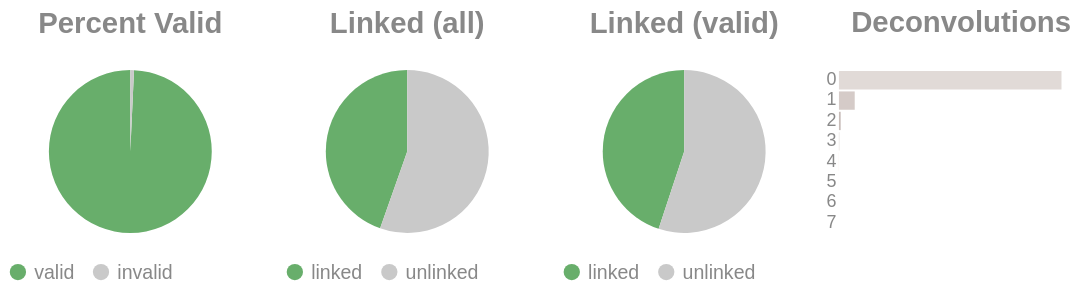

The notebook cell saved with this chart:
### Code cell
if SKIPLR:
    pass
else:
    clash = Counter()
    for i in valids['molecule'].to_list():
        _mol = i.split("-")
        if len(_mol) == 1:
            clash.update('0')
        else:
            clash.update(_mol[-1])

    _d = {"deconvolutions": [], 'count': []}
    for k,v in clash.items():
        _d['deconvolutions'].append(k)
        _d['count'].append(v)

    tot_valid = valids['reads'].sum()
    mask = valids['reads'] >= 2
    n_linked_reads = valids.filter(mask)['reads'].sum()
    if n_linked_reads == 0:
        print_html("No linked molecules (>=2 reads) were detected; skipping linked-only distributions.")
        SKIPLR = True
    else:
        perc_valid = round(tot_valid / n_reads, 4)
        linked_perc_abs = round(n_linked_reads / n_reads, 4)
        linked_perc = round(n_linked_reads / tot_valid, 4)

    _valid = pl.DataFrame({"valids": ['valid', 'invalid'], "count": [tot_valid, n_reads - tot_valid]})
    _linked_abs = pl.DataFrame({"linked (absolute)": ['linked', 'unlinked'], "count": [n_linked_reads, n_reads - n_linked_reads]})
    _linked_rel = pl.DataFrame({"linked (valids)": ['linked', 'unlinked'], "count": [n_linked_reads, tot_valid - n_linked_reads]})

    (
        alt.hconcat(
            piechart(_valid, goodval = 'valid', title = "Percent Valid"),
            piechart(_linked_abs, goodval = "linked", title =  "Linked (all)"),
            piechart(_linked_rel, goodval = "linked", title =  "Linked (valid)"),
            convolutionbar(pl.DataFrame(_d), title = "Deconvolutions"),
            center = True,
            bounds = 'flush'
        )
        .resolve_scale(color='independent')
        .resolve_legend('independent')
        .properties(usermeta={'embedOptions': {"actions": False}})
    ).display()

### Figure 1 — Vega-Lite specification as saved in the notebook (floating-point values rounded to 4 significant figures)
{"width": "container", "height": 400, "config": {"title": {"anchor": "start", "dy": -15, "fontSize": 18, "color": "#888888", "subtitleColor": "#888888", "subtitleFontSize": 14}, "arc": {"fill": "#0072B2"}, "axis": {"domainColor": "#888888", "domainWidth": 0.5, "gridWidth": 0.2, "grid": false, "titleFontWeight": 400, "titleFontSize": 15, "labelFontSize": 11, "labelColor": "#888888", "tickColor": "#888888", "tickWidth": 0.2, "titleColor": "#888888"}, "axisBand": {"grid": false}, "axisX": {"grid": true, "tickSize": 10, "domainCap": "round"}, "axisY": {"domain": false, "grid": true, "tickSize": 0, "domainCap": "round"}, "background": "transparent", "header": {"labelFontSize": 15, "labelColor": "#888888", "titleFontSize": 15, "titleFontWeight": 600, "titleColor": "#888888"}, "legend": {"labelFont": "sans-serif", "labelFontSize": 12, "labelColor": "#888888", "symbolSize": 100, "symbolType": "circle", "titleFontSize": 12, "titlePadding": 10, "titleColor": "#888888", "title": null}, "range": {"category": ["#E69F00", "#56B4E9", "#009E73", "#F0E442", "#0072B2", "#D55E00", "#CC79A7", "#000000"], "diverging": ["#cfe8f3", "#a2d4ec", "#73bfe2", "#46abdb", "#1696d2", "#12719e"]}, "area": {"fill": "#0072B2", "fillOpacity": 0.7, "line": true, "strokeOpacity": 0.7}, "line": {"color": "#0072B2", "stroke": "#0072B2", "strokeWidth": 2}, "trail": {"color": "#0072B2", "stroke": "#0072B2", "strokeWidth": 0, "size": 1}, "point": {"filled": true, "fillOpacity": 1.0, "size": 95}, "text": {"color": "#888888", "fontSize": 11, "align": "right", "fontWeight": 400, "size": 11}, "bar": {"fill": "#0072B2", "stroke": null}, "view": {"stroke": null, "continuousWidth": 660, "continuousHeight": 400}}, "hconcat": [{"data": {"name": "data-e1fb8aec920e12860140e187156fadfb"}, "mark": {"type": "arc"}, "encoding": {"color": {"field": "valids", "legend": {"orient": "bottom", "title": null}, "scale": {"domain": ["valid", "invalid"], "range": ["#68ae6b", "#C9C9C9"]}, "title": "Valids", "type": "nominal"}, "theta": {"field": "count", "type": "quantitative"}, "tooltip": [{"field": "valids", "title": "Valids", "type": "ordinal"}, {"field": "percent", "format": ".2%", "title": "Percent", "type": "quantitative"}, {"field": "count", "title": "Count", "type": "quantitative"}]}, "height": 100, "title": {"text": "Percent Valid", "align": "center", "anchor": "middle"}, "transform": [{"calculate": "datum.count / 11759097", "as": "percent"}], "width": 150}, {"data": {"name": "data-afb63d2ad6b5c276b4aa6c8762b581cd"}, "mark": {"type": "arc"}, "encoding": {"color": {"field": "linked (absolute)", "legend": {"orient": "bottom", "title": null}, "scale": {"domain": ["linked", "unlinked"], "range": ["#68ae6b", "#C9C9C9"]}, "title": "Linked (Absolute)", "type": "nominal"}, "theta": {"field": "count", "type": "quantitative"}, "tooltip": [{"field": "linked (absolute)", "title": "Linked (Absolute)", "type": "ordinal"}, {"field": "percent", "format": ".2%", "title": "Percent", "type": "quantitative"}, {"field": "count", "title": "Count", "type": "quantitative"}]}, "height": 100, "title": {"text": "Linked (all)", "align": "center", "anchor": "middle"}, "transform": [{"calculate": "datum.count / 11759097", "as": "percent"}], "width": 150}, {"data": {"name": "data-d37d3e1f47a8046d2fcb4ff981d84a68"}, "mark": {"type": "arc"}, "encoding": {"color": {"field": "linked (valids)", "legend": {"orient": "bottom", "title": null}, "scale": {"domain": ["linked", "unlinked"], "range": ["#68ae6b", "#C9C9C9"]}, "title": "Linked (Valids)", "type": "nominal"}, "theta": {"field": "count", "type": "quantitative"}, "tooltip": [{"field": "linked (valids)", "title": "Linked (Valids)", "type": "ordinal"}, {"field": "percent", "format": ".2%", "title": "Percent", "type": "quantitative"}, {"field": "count", "title": "Count", "type": "quantitative"}]}, "height": 100, "title": {"text": "Linked (valid)", "align": "center", "anchor": "middle"}, "transform": [{"calculate": "datum.count / 11673970", "as": "percent"}], "width": 150}, {"data": {"name": "data-2f4279a8034d6df2736a5748767f1757"}, "mark": {"type": "bar"}, "encoding": {"color": {"field": "deconvolutions", "legend": null, "scale": {"scheme": "lightgreyred"}, "type": "nominal"}, "tooltip": [{"field": "deconvolutions", "title": "Deconvolutions", "type": "ordinal"}, {"field": "percent", "format": ".2%", "title": "Percent", "type": "quantitative"}, {"field": "count", "title": "Count", "type": "quantitative"}], "x": {"axis": null, "field": "count", "type": "quantitative"}, "y": {"field": "deconvolutions", "sort": "ascending", "title": null, "type": "nominal"}}, "height": 100, "title": {"text": "Deconvolutions", "align": "center", "anchor": "middle"}, "transform": [{"calculate": "datum.count / 7869769", "as": "percent"}], "width": 150}], "bounds": "flush", "center": true, "resolve": {"legend": {"angle": "independent"}, "scale": {"color": "independent"}}, "usermeta": {"embedOptions": {"actions": false}}, "$schema": "https://vega.github.io/schema/vega-lite/v6.1.0.json", "datasets": {"data-e1fb8aec920e12860140e187156fadfb": [{"valids": "valid", "count": 11673970}, {"valids": "invalid", "count": 85127}], "data-afb63d2ad6b5c276b4aa6c8762b581cd": [{"linked (absolute)": "linked", "count": 5244304}, {"linked (absolute)": "unlinked", "count": 6514793}], "data-d37d3e1f47a8046d2fcb4ff981d84a68": [{"linked (valids)": "linked", "count": 5244304}, {"linked (valids)": "unlinked", "count": 6429666}], "data-2f4279a8034d6df2736a5748767f1757": [{"deconvolutions": "0", "count": 7286276}, {"deconvolutions": "1", "count": 516677}, {"deconvolutions": "2", "count": 57463}, {"deconvolutions": "3", "count": 7910}, {"deconvolutions": "4", "count": 1204}, {"deconvolutions": "5", "count": 205}, {"deconvolutions": "6", "count": 28}, {"deconvolutions": "7", "count": 6}]}}
